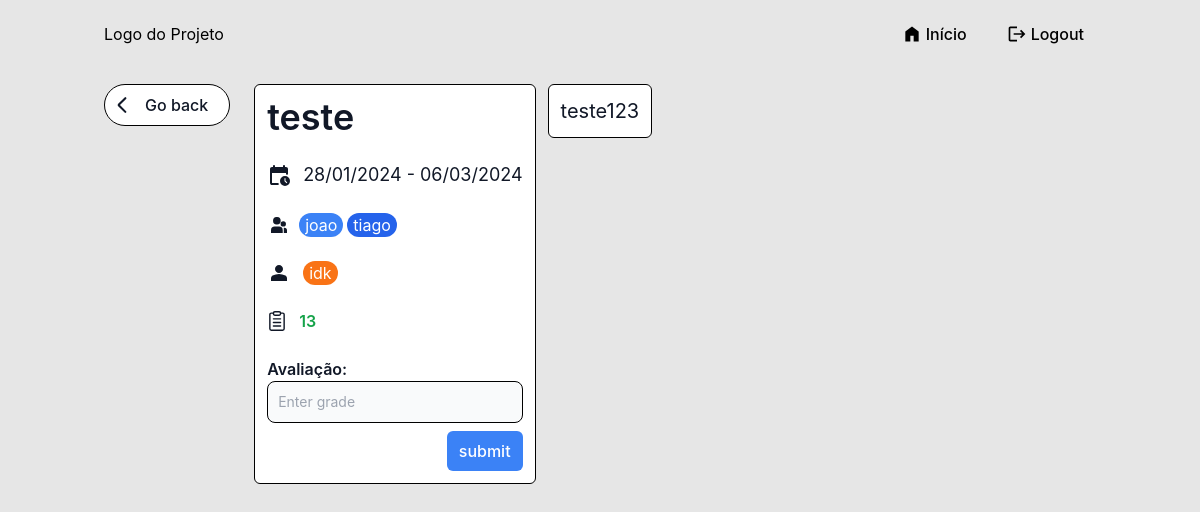
Screenshot of /pages/projeto.php?id_paps=3 (signed in) with the database file from the repository.
### tables this page shows
CREATE TABLE `paps` (
  `id_paps` int(11) NOT NULL PRIMARY KEY AUTO_INCREMENT,
  `titulo` varchar(255) NOT NULL,
  `descricao` mediumtext NOT NULL,
  `cargo` varchar(255) NOT NULL,
  `aluno1` varchar(255) NOT NULL,
  `aluno2` varchar(255) NOT NULL,
  `nome_professor` varchar(255) NOT NULL,
  `data_inicio` date NOT NULL,
  `data_entrega` date NOT NULL,
  `avaliacao_final` int(11) NOT NULL
);

### pages/projeto.php (the view, shortened to what this page needs)
<?php
include('../includes/connection.php');
$sql = "SELECT * FROM paps WHERE id_paps = ?";
$stmt = $conn->prepare($sql);
$stmt->bind_param('i', $_GET['id_paps']);
$stmt->execute();
if(!$stmt->execute()) {
	echo "Error: " . $stmt->error;
	exit;
}
$result = $stmt->get_result();
$projeto = $result->fetch_assoc();
function formatDates($sDate, $eDate) {
	$startDate = date_create($sDate);
	$endDate = date_create($eDate);
	if($startDate && $endDate) {
		echo date_format($startDate,"d/m/Y") . " - " . date_format($endDate,"d/m/Y");
	}
}
?>
<!DOCTYPE html>
<html lang="en">
<head>
	<script src="https://cdn.tailwindcss.com"></script>
	<link href="../css/style.css" rel="stylesheet" type="text/css">
</head>
	<body>
		<?php include('../includes/nav.php'); ?>
		<div class="container mx-auto p-4">
            <div class="flex gap-6 items-start justify-start">
                <a href="home.php" class="flex gap-2 items-center border border-black bg-white transition-all duration-150 ease-in-out py-2 px-3 text-gray-900 font-medium rounded-full mr-auto w-36">
                    <svg xmlns="http://www.w3.org/2000/svg" class="h-5 w-5" viewBox="0 0 24 24">
                        <path fill="currentColor" d="m3.55 12l7.35 7.35q.375.375.363.875t-.388.875q-.375.375-.875.375t-.875-.375l-7.7-7.675q-.3-.3-.45-.675T.825 12q0-.375.15-.75t.45-.675l7.7-7.7q.375-.375.888-.363t.887.388q.375.375.375.875t-.375.875z"/>
                    </svg>
                    Go back
                </a>
                <div class="flex items-start gap-3 text-gray-900 w-full">
                    <div class="flex flex-col border border-black rounded-md p-3 bg-white gap-y-6">
                        <h1 class="text-gray-900 text-4xl font-semibold"><?php echo $projeto['titulo'];?></h1>
                        <div class="flex flex-col">
                            <div class="flex items-center gap-3">
                                <span class="text-lg">
                                    <?php echo formatDates(htmlspecialchars($projeto['data_inicio'], ENT_QUOTES, 'UTF-8'), htmlspecialchars($projeto['data_entrega'], ENT_QUOTES, 'UTF-8'));?>
                                </span>
                            </div>
                        </div>
                        <div class="flex flex-col ml-1">
                            <div class="flex items-center gap-3">
                                <ul class="flex gap-1">
                                    <li class="bg-blue-500 rounded-full text-center text-white px-1.5"><?php echo htmlspecialchars($projeto['aluno1'], ENT_QUOTES, 'UTF-8');?></li>
                                    <?php if($projeto['aluno2']): ?>
                                        <li class="bg-blue-600 rounded-full text-center text-white px-1.5"><?php echo htmlspecialchars($projeto['aluno2'], ENT_QUOTES, 'UTF-8');?></li>
                                    <?php endif; ?>
                                </ul>
                            </div>
                        </div>
                        <div class="flex items-center gap-3">
							<span class="bg-orange-500 rounded-full text-center text-white px-1.5"><?php echo htmlspecialchars($projeto['nome_professor'], ENT_QUOTES, 'UTF-8');?></span>
                        </div>
                        <div class="flex items-center gap-3">
							<span class="<?php echo $projeto['avaliacao_final'] > 9.5 ? 'text-green-600 font-semibold' : 'text-red-500 font-semibold'; ?>" id="grade">
								<?php echo htmlspecialchars($projeto['avaliacao_final'], ENT_QUOTES, 'UTF-8');?>
							</span>
                        </div>
                        <div>
                            <form action="actions/insert.php" method="POST" class="text-white flex flex-col">
                                <label for="avaliacao" class="text-gray-900 font-semibold">Avaliação:</label>
                                <input type="text" id="avaliacao" name="avaliacao" class="bg-gray-50 border border-black text-gray-900 sm:text-sm rounded-lg focus:ring-0 block w-full p-2.5 focus-ring-0 outline-none" placeholder="Enter grade">
                                <button type="submit" class="mt-2 bg-blue-500 hover:bg-blue-600 transition-all duration-150 ease-in-out ml-auto py-2 px-3 text-white font-medium rounded-md ">
                                    submit
                                </button>
                            </form>
                        </div>
                    </div>
                    <div class="flex flex-col border border-black rounded-md p-3 bg-white max-w-5xl">
                        <p class="text-gray-900 text-xl font-regular">
                            <?php echo htmlspecialchars($projeto['descricao'], ENT_QUOTES, 'UTF-8')?>
                        </p>
                    </div>
                </div>
            </div>
		</div>
	</body>
</html>

### css/style.css (style rules this page uses)
* { box-sizing: border-box; font-family: -apple-system, BlinkMacSystemFont, "segoe ui", roboto, oxygen, ubuntu, cantarell, "fira sans", "droid sans", "helvetica neue", Arial, sans-serif; font-size: 16px; }
body { background-color: #e6e6e6; }

### rows the page displays
paps: titulo "teste", data_inicio "28/01/2024", data_entrega "06/03/2024", aluno1 "joao", aluno2 "tiago", nome_professor "idk", avaliacao_final "13", descricao "teste123"
